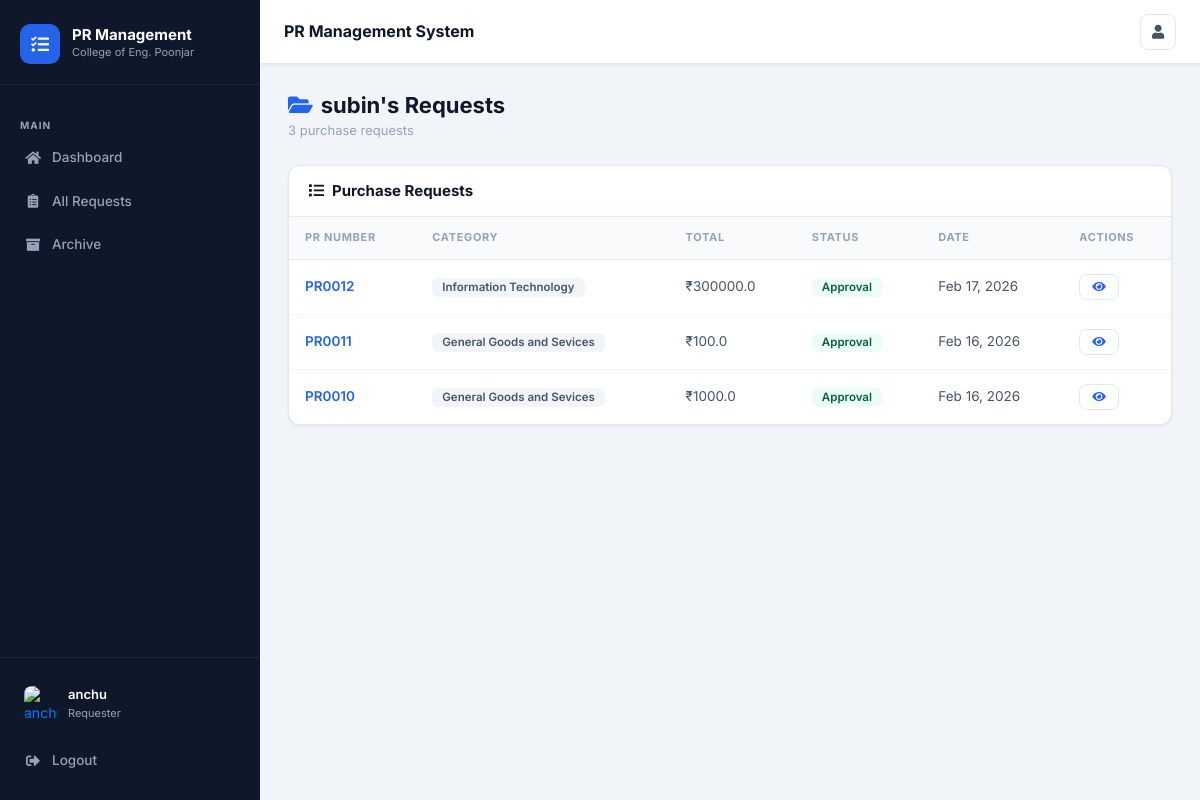
The page /user/subin (signed in) on the database as committed earlier.
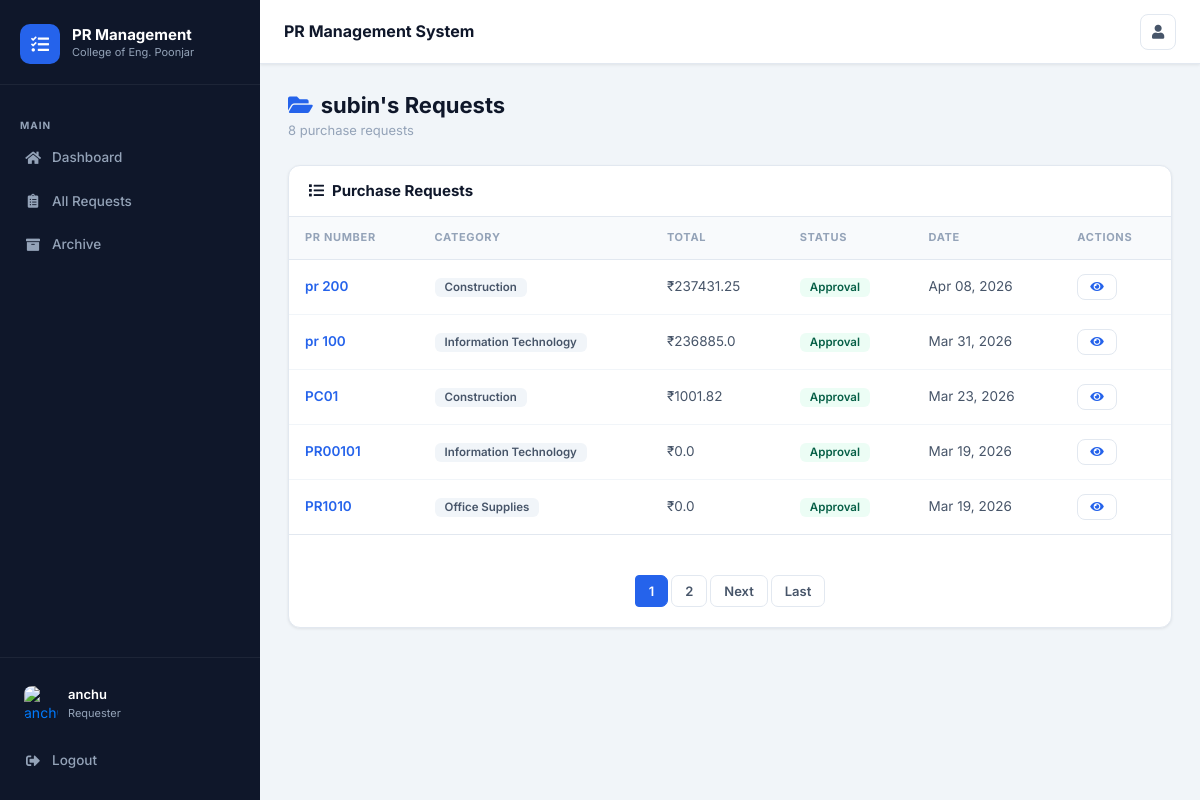
The same page on the database as committed later.
### prs/models.py (models this page shows, shortened)
class PR(models.Model):
    pr_number = models.CharField(max_length=100, unique=True)
    item_type = models.CharField(max_length=200, blank=True, help_text="Type of item/service needed")
    items_description = models.TextField(blank=True, help_text="Detailed description of items needed")
    quantity = models.CharField(max_length=100, blank=True, help_text="Quantity needed (e.g., 10 units, 5 boxes)")
    specifications = models.TextField(blank=True, help_text="Technical specifications or requirements")
    estimated_price = models.FloatField(null=True, blank=True, help_text="Vendor's estimated price")
    quotation_notes = models.TextField(blank=True, help_text="Vendor's quotation notes and breakdown")
    quotation_date = models.DateTimeField(null=True, blank=True)
    quotation_submitted_by = models.ForeignKey(User, on_delete=models.SET_NULL, null=True, blank=True, related_name='quotations_submitted')
    total = models.FloatField(max_length=100, default=0.00, help_text="Final approved price")
    price_approved = models.BooleanField(default=False)
    price_approved_by = models.ForeignKey(User, on_delete=models.SET_NULL, null=True, blank=True, related_name='prices_approved')
    price_approved_date = models.DateTimeField(null=True, blank=True)
    status = models.CharField(max_length=100, choices=status_choice, default='Open')
    category = models.CharField(max_length=100, choices=category_choice, default='Choose Category')
    description = models.TextField(blank=True, default='', help_text="Additional notes and comments")
    date_posted = models.DateTimeField(default=timezone.now)
    author = models.ForeignKey(User, on_delete=models.CASCADE) # one user can have many prs
    vendor = models.ForeignKey(Vendor, on_delete=models.SET_NULL, null=True, blank=True, related_name='pr_set')
    vendor_name = models.CharField(max_length=200, blank=True, default='')
    vendor_contact = models.CharField(max_length=100, blank=True, default='')
    payment_status = models.CharField(max_length=50, choices=payment_status_choice, default='Pending')
    payment_date = models.DateField(null=True, blank=True)
    payment_notes = models.TextField(blank=True, default='')
    delivery_status = models.CharField(max_length=50, choices=delivery_status_choice, default='Not Shipped')
    delivery_address = models.TextField(blank=True, default='', help_text="Delivery address provided by requester")
    requester_approved_quotation = models.BooleanField(default=False, help_text="Requester approved the quotation and paid")
    payment_transaction_id = models.CharField(max_length=200, blank=True, default='', help_text="Online payment transaction ID")
    payment_method_used = models.CharField(max_length=100, blank=True, default='', help_text="Payment method used by requester")

### prs/views.py (the view)
# urls.py: path('user/<str:username>', UserPRListView.as_view(), name='user-prs'),
class UserPRListView(ListView):
    model = PR
    template_name = 'prs/user_prs.html'
    context_object_name = 'prs'
    ordering = ['-date_posted']
    paginate_by = 5
    def get_queryset(self):
        user = get_object_or_404(User, username=self.kwargs.get('username'))
        return PR.objects.filter(author=user).order_by('-date_posted')

### prs/templates/prs/user_prs.html (shortened to what this page needs)
{% extends "prs/layout.html" %}
{% block content %}
<div class="page-header">
  <div class="page-header-left">
    <h1><i class="fas fa-folder-open mr-2" style="color:var(--primary)"></i>{{ view.kwargs.username }}'s Requests</h1>
    <p>{{ page_obj.paginator.count }} purchase request{{ page_obj.paginator.count|pluralize }}</p>
  </div>
</div>
<div class="card">
  <div class="card-header">
    <h5><i class="fas fa-list mr-2"></i>Purchase Requests</h5>
  </div>
  {% if prs %}
  <table class="data-table">
    <thead>
      <tr>
        <th>PR Number</th>
        <th>Category</th>
        <th>Total</th>
        <th>Status</th>
        <th>Date</th>
        <th>Actions</th>
      </tr>
    </thead>
    <tbody>
      {% for pr in prs %}
      <tr>
        <td><a href="{% url 'pr-detail' pr.id %}">{{ pr.pr_number }}</a></td>
        <td><span class="badge badge-gray">{{ pr.category }}</span></td>
        <td>₹{{ pr.total }}</td>
        <td>
          {% if pr.status == 'Open' %}<span class="badge badge-blue">{{ pr.status }}</span>
          {% elif pr.status == 'Pending' %}<span class="badge badge-orange">{{ pr.status }}</span>
          {% elif pr.status == 'Approval' %}<span class="badge badge-green">{{ pr.status }}</span>
          {% elif pr.status == 'Closed' %}<span class="badge badge-gray">{{ pr.status }}</span>
          {% else %}<span class="badge badge-purple">{{ pr.status }}</span>{% endif %}
        </td>
        <td>{{ pr.date_posted|date:"M d, Y" }}</td>
        <td>
          <a href="{% url 'pr-detail' pr.id %}" class="btn btn-outline btn-sm"><i class="fas fa-eye"></i></a>
        </td>
      </tr>
      {% endfor %}
    </tbody>
  </table>
  {% if is_paginated %}
  <div class="card-body" style="border-top:1px solid var(--card-border)">
    <nav class="pagination">
      {% for num in page_obj.paginator.page_range %}
        {% if page_obj.number == num %}
          <span class="page-item active"><a class="page-link" href="?page={{ num }}">{{ num }}</a></span>
        {% elif num > page_obj.number|add:'-3' and num < page_obj.number|add:'3' %}
          <a class="page-link" href="?page={{ num }}">{{ num }}</a>
        {% endif %}
      {% endfor %}
      {% if page_obj.has_next %}
        <a class="page-link" href="?page={{ page_obj.next_page_number }}">Next</a>
        <a class="page-link" href="?page={{ page_obj.paginator.num_pages }}">Last</a>
      {% endif %}
    </nav>
  </div>
  {% endif %}
  {% endif %}
</div>
{% endblock %}

Rows that differ between the two databases and show on the page:
no longer on this page (row unchanged): PR: pr_number "PR0012", category "Information Technology", total "300000.0", status "Approval", date_posted "Feb 17, 2026"
no longer on this page (row unchanged): PR: pr_number "PR0011", category "General Goods and Sevices", total "100.0", status "Approval", date_posted "Feb 16, 2026"
no longer on this page (row unchanged): PR: pr_number "PR0010", category "General Goods and Sevices", total "1000.0", status "Approval", date_posted "Feb 16, 2026"
added PR: pr_number "pr 200", category "Construction", total "237431.25", status "Approval", date_posted "Apr 08, 2026"
added PR: pr_number "pr 100", category "Information Technology", total "236885.0", status "Approval", date_posted "Mar 31, 2026"
added PR: pr_number "PC01", category "Construction", total "1001.82", status "Approval", date_posted "Mar 23, 2026"
added PR: pr_number "PR00101", category "Information Technology", total "0.0", status "Approval", date_posted "Mar 19, 2026"
added PR: pr_number "PR1010", category "Office Supplies", total "0.0", status "Approval", date_posted "Mar 19, 2026"
Other text that changed with them:
{{ page_obj.paginator.count }}: "3" → "8"
new list line: "1"
new list line: "2"
text now shown: "Next Last"
